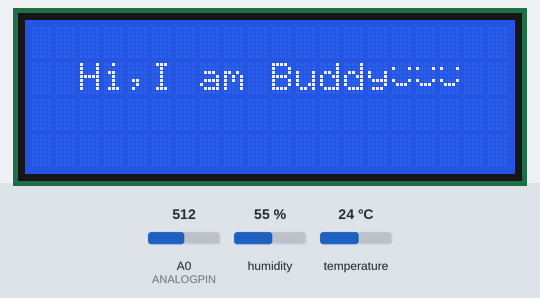
A sketch run on a simulated ESP8266 (NodeMCU). Shown: 20×4 character LCD. The test bench sets the inputs (shaded band); at power-on: A0 (ANALOGPIN) = 512, humidity 55 %, temperature 24 °C. What the sketch prints to the serial monitor is not drawn.

Above: at 1.7 s.
At 7.8 s:
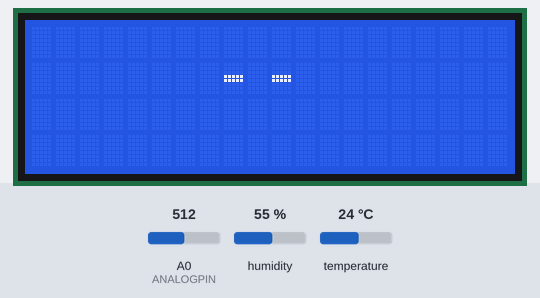
7.9 s: A0 (ANALOGPIN) set to 392
13.0 s: A0 (ANALOGPIN) set to 375
At 18.7 s:
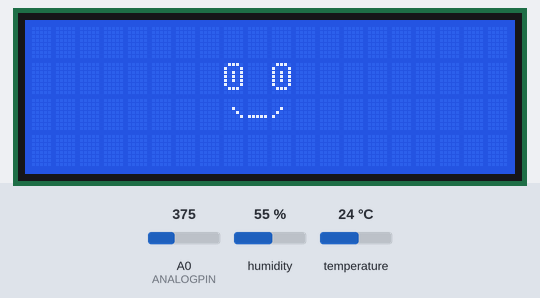
20.5 s: humidity set to 42 %
25.6 s: humidity set to 39 %
27.8 s: humidity set to 41 %
33.8 s: humidity set to 22 %
At 39.0 s:
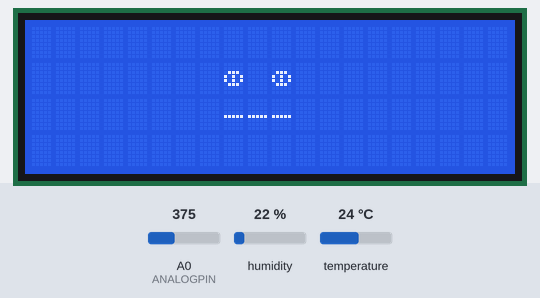
Timing chart, 0 to 40.5 s (numbered marks = the images above; inputs shaded):
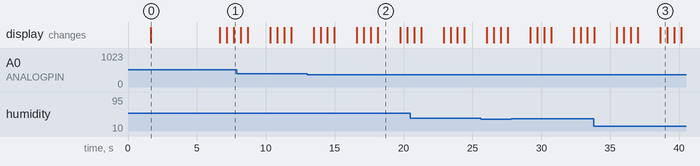

Measured:
- the behaviour switches between 382 and 381 on A0 (ANALOGPIN) (found by bisection; images 1 and 2)
- after the input at 13.0 s, the display: first differs from a run without the input after 5.1 s (image 2)
- after the input at 33.8 s, the display: first differs from a run without the input after 3.2 s (image 3 shows a later state)
- what the display in image 0 shows lasts 5.1 s, from 1.6 s to 6.7 s
- what the display in image 2 shows lasts 1.7 s, from 18.1 s to 19.8 s
- what the display in image 3 shows lasts 0.5 s, from 38.6 s to 39.1 s

The sketch:

BuddyAirFriend.ino
```cpp
#include "DHT.h"
#include "CTBot.h"
#include <Wire.h>
#include <LiquidCrystal_I2C.h>

#define ANALOGPIN A0
#define DHTPIN 2
#define DHTTYPE DHT11

String ssid = ""; // укажите название вашей точки-доступа
String pass = ""; // укажите пароль от вашей точки-доступа
String token = ""; // укажите ваш API ключ

CTBot myBot; // создаём обьект обозначающий телеграм-бота
DHT dht(DHTPIN, DHTTYPE);
LiquidCrystal_I2C lcd(0x27, 20, 4);

bool sleep_status=0;
float humidity=50;
float temp=21;
float analogValue=0;
float C02=0;
int id=0;

byte smiley_animation[8] = {
  B00000,
  B10001,
  B00000,
  B00000,
  B10001,
  B01110,
  B00000,
};
byte eye_animation1[8] = {
  B01110,
  B10001,
  B10101,
  B10101,
  B10101,
  B10001,
  B01110,
};
byte eye_animation2[8] = {
  B00000,
  B00000,
  B01110,
  B10101,
  B10101,
  B01110,
  B00000,
};
byte eye_animation3[8] = {
  B00000,
  B00000,
  B00000,
  B11111,
  B11111,
  B00000,
  B00000,
};
byte eye_animation5[8] = {
  B01110,
  B10001,
  B10101,
  B10101,
  B10101,
  B10001,
  B01110,
};
byte happy_animation1[8] = {
  B00000,//1
  B00000,//2
  B00100,//3
  B00010,//4
  B00001,//5
  B00000,//6
  B00000,//7
};
byte happy_animation2[8] = {
  B00000,
  B00000,
  B00000,
  B00000,
  B11111,
  B00000,
  B00000,
};
byte happy_animation3[8] = {
  B00000,
  B00000,
  B00100,
  B01000,
  B10000,
  B00000,
  B00000,
};

void setup() {
  Serial.begin(115200); // настраиваем скорость работы COM-порта
  Serial.println(" Включаем Телеграм-Бота ... ");

  myBot.wifiConnect(ssid, pass); // подключаемся к WiFi

  myBot.setTelegramToken(token); // запускаем телеграм-бота

  if (myBot.testConnection())
  { // если бот успешно стартовал, то
    Serial.println(" Бот успешно запущен! ");
  }
  else
  { // иначе
    Serial.println(" Возникли проблемы :( ");
  }
  dht.begin(); // запускаем датчик
  lcd.init();
  lcd.backlight();

  lcd.createChar(0, eye_animation1);
  lcd.createChar(1, eye_animation2);
  lcd.createChar(2, eye_animation3);
  lcd.createChar(3, eye_animation5);
  lcd.createChar(4, happy_animation1);
  lcd.createChar(5, happy_animation2);
  lcd.createChar(6, happy_animation3);
  lcd.createChar(7, smiley_animation);
  lcd.setCursor(2,1);

  lcd.println("Hi,I am Buddy");
  lcd.setCursor(15,1);
  lcd.write(byte(7));
  lcd.setCursor(16,1);
  lcd.write(byte(7));
  lcd.setCursor(17,1);
  lcd.write(byte(7));
  delay(5000);
  lcd.clear();

  }

void loop() {
  TBMessage msg;
  if(sleep_status==0)
  {
  humidity = dht.readHumidity();
  temp = dht.readTemperature();
  analogValue = analogRead(ANALOGPIN);
  C02=analogValue*2.6188;
  }
  if(sleep_status==0)
  {
     for(int i=0;i<4;i++)
     {
      if(i!=3)
      {
       lcd.setCursor(8,1);
       lcd.write(byte(i));
       lcd.setCursor(10,1);
       lcd.write(byte(i));
       delay(500);
      }
      else
      {
       lcd.setCursor(8,1);
       lcd.write(byte(1));
       lcd.setCursor(10,1);
       lcd.write(byte(1));
       delay(500);
      }
     }
       lcd.setCursor(8,1);
       lcd.write(byte(0));
       lcd.setCursor(10,1);
       lcd.write(byte(0));
      if(temp>20&&temp<30&&humidity>40&&humidity<60&&C02<=1000)
      {
        lcd.setCursor(8,2);
        lcd.write(byte(4));
        lcd.write(byte(5));
        lcd.write(byte(6));
      }
      else
      {
        lcd.setCursor(8,2);
        lcd.write(byte(5));
        lcd.write(byte(5));
        lcd.write(byte(5));
      }
  }
  else
  {
      lcd.setCursor(8,1);
      lcd.write(byte(2));
      lcd.setCursor(10,1);
      lcd.write(byte(2));
      lcd.setCursor(8,2);
      lcd.write(byte(5));
      lcd.write(byte(5));
      lcd.write(byte(5));
  }
  if (myBot.getNewMessage(msg))
  { // если телеграм-бот получил новое сообщение, то
    if(msg.text.equalsIgnoreCase("How is air?"))
    {
      if(sleep_status==0){
        myBot.sendMessage(msg.sender.id, "Temperature:"+(String)temp);
        myBot.sendMessage(msg.sender.id, "Humidity:"+(String)humidity);
        myBot.sendMessage(msg.sender.id, "C02:"+(String)C02);
      }
      else
      {
        myBot.sendMessage(msg.sender.id, "Omg,I sleep.");
      }
    }
    if(msg.text.equalsIgnoreCase("Sleep"))
    {
      if(sleep_status==0)
      {
        sleep_status=1;
        myBot.sendMessage(msg.sender.id, "Ok");
      }
      else
      {
        myBot.sendMessage(msg.sender.id, "I'm already sleeping.");
      }
    }
    if(msg.text.equalsIgnoreCase("Wake up"))
    {
      if(sleep_status==0)
      {
         myBot.sendMessage(msg.sender.id, "I don't sleep ,bro.");
      }
      if(sleep_status==1)
      {
        sleep_status=0;
        myBot.sendMessage(msg.sender.id, "Ok");
      }
    }
    if(msg.text.equalsIgnoreCase("Hey Buddy"))
    {
      id=msg.sender.id;
      myBot.sendMessage(msg.sender.id, "Ugu"); // отправить сообщение с текстом из полученного раннее сообщения\
    }
    if(msg.text.equalsIgnoreCase("Sleep"))
    {
      sleep_status==1;
      myBot.sendMessage(msg.sender.id, "Ok");
    }
    }
}
if(C02>1000||humidity>65||humidity<40||temp<18||temp>30)
    {
      myBot.sendMessage(id, "WARNING");
      if(C02>1000)
      {
        myBot.sendMessage(id, "C02 level is too high.");
      }
      if(humidity>65)
      {
        myBot.sendMessage(id, "Humidity level is too high.");
      }
      if(humidity<40)
      {
        myBot.sendMessage(id, "Humidity level is too low.");
      }
      if(temp>30)
      {
        myBot.sendMessage(id, "Temperature is too high.");
      }
      if(temp<18)
      {
        myBot.sendMessage(id, "Temperature is too low.");
      }
    }
  delay(1000); // делаем задержку в 1 секунда (она нужна что-бы бот успевал проверять сообщения)
}
```
